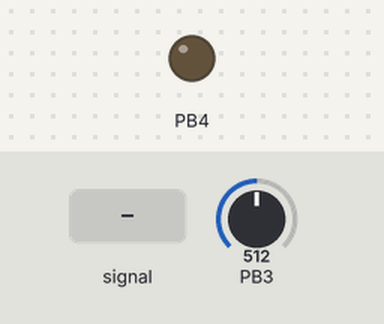
Simulated run of this program. Board: ATtiny85, built with avr-gcc and emulated at 8 MHz. Parts: output pins drawn as LEDs (lit = HIGH). Inputs (shaded band) come from the test bench; at power-on: PB3 = 512. Sleep ends after the set time or at an interrupt.

Above: at 1.2 s.
1.3 s: PB3 fed a 200 Hz sine of ±255 counts around its level
At 1.7 s:
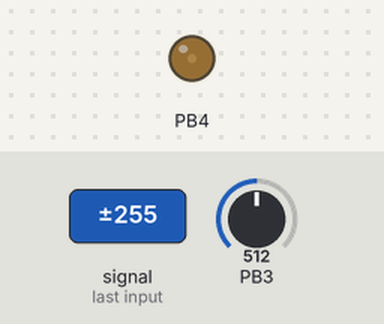
2.8 s: PB3 set to 900
At 3.6 s:
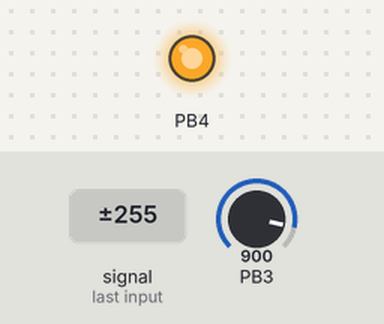
Timing chart, 0 to 5.8 s (numbered marks = the images above; inputs shaded):
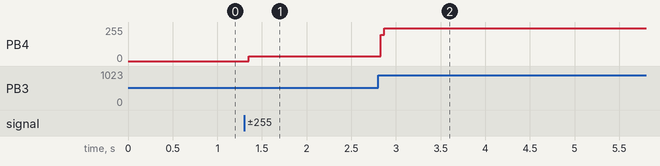

The program:

main.c
```c
// (licence header left out)
#include <inttypes.h>
#include <avr/io.h>
#include <avr/interrupt.h>
#include <avr/sleep.h>
#include <avr/pgmspace.h>

/* Maximum PWM duty cycle */
#define PWM_MAX 255
/* Minimum PWM duty cycle (non-zero to prevent motor stall) */
#define PWM_MIN 60

/* Difference between motor start and stop temperatures, celsius */
#define MOTOR_HYST_TEMP 5
/* Motor start temperature, celsius */
#define MOTOR_START_TEMP 40
/* Motor stop temperature, celsius. Lower than start temperature to add some hysteresis */
#define MOTOR_STOP_TEMP (MOTOR_START_TEMP - MOTOR_HYST_TEMP)
/* Motor full speed temperature, celsius. */
#define MOTOR_FULL_TEMP 80

/* ADC threshold for disconnected NTC thermistor. */
#define ADC_THR_DISC 16
/* ADC base threshold. */
#define ADC_THR_BASE 512

#define MOTOR_PWM(temp) PWM_MIN + ((uint16_t) temp - MOTOR_STOP_TEMP) * \
	(PWM_MAX - PWM_MIN) / (MOTOR_FULL_TEMP - MOTOR_STOP_TEMP);

enum { MOTOR_OFF, MOTOR_ON };

/* ADC shifted 8-bit value to temperature (celsius) lookup table */
const uint8_t TEMPS[256] PROGMEM = { 25, 25, 26, 26, 26, 26, 26, 27, 27, 27, 27,
		27, 28, 28, 28, 28, 28, 28, 29, 29, 29, 29, 29, 30, 30, 30, 30, 30, 30,
		31, 31, 31, 31, 31, 32, 32, 32, 32, 32, 33, 33, 33, 33, 33, 33, 34, 34,
		34, 34, 34, 35, 35, 35, 35, 35, 36, 36, 36, 36, 36, 37, 37, 37, 37, 37,
		38, 38, 38, 38, 38, 39, 39, 39, 39, 40, 40, 40, 40, 40, 41, 41, 41, 41,
		41, 42, 42, 42, 42, 43, 43, 43, 43, 43, 44, 44, 44, 44, 45, 45, 45, 45,
		46, 46, 46, 46, 47, 47, 47, 47, 48, 48, 48, 48, 49, 49, 49, 49, 50, 50,
		50, 50, 51, 51, 51, 51, 52, 52, 52, 53, 53, 53, 53, 54, 54, 54, 54, 55,
		55, 55, 56, 56, 56, 57, 57, 57, 58, 58, 58, 58, 59, 59, 59, 60, 60, 60,
		61, 61, 62, 62, 62, 63, 63, 63, 64, 64, 64, 65, 65, 66, 66, 66, 67, 67,
		68, 68, 68, 69, 69, 70, 70, 71, 71, 72, 72, 73, 73, 73, 74, 74, 75, 76,
		76, 77, 77, 78, 78, 79, 79, 80, 81, 81, 82, 82, 83, 84, 84, 85, 86, 87,
		87, 88, 89, 90, 90, 91, 92, 93, 94, 95, 96, 97, 98, 99, 100, 101, 102,
		103, 105, 106, 107, 109, 110, 112, 113, 115, 117, 119, 121, 123, 125,
		128, 130, 133, 136, 139, 143, 147, 152, 157, 163, 170, 179, 190, 205,
		228, 255 };

volatile uint8_t motor_state = MOTOR_OFF;

ISR(ADC_vect) {
	uint8_t temp, motor_pwm;
	uint16_t adc = ADC;
	if (adc < ADC_THR_DISC) {
		/* Looks like NTC thermistor is disconnected or broken,
		 * set motor at full speed as failsafe action */
		temp = MOTOR_FULL_TEMP;
	} else if (adc < ADC_THR_BASE) {
		/* Temperature is below 25C */
		temp = MOTOR_STOP_TEMP;
	} else {
		/* Get actual temperature using lookup table */
		temp = pgm_read_byte(&TEMPS[(adc - ADC_THR_BASE) >> 1]);
		if (temp > MOTOR_FULL_TEMP) {
			temp = MOTOR_FULL_TEMP;
		}
	}
	/* Set motor speed according to measured temperature */
	if (motor_state == MOTOR_ON) {
		if (temp < MOTOR_STOP_TEMP) {
			motor_pwm = 0;
			motor_state = MOTOR_OFF;
		} else {
			motor_pwm = MOTOR_PWM(temp);
		}
	} else {
		if (temp > MOTOR_START_TEMP) {
			motor_pwm = MOTOR_PWM(temp);
			motor_state = MOTOR_ON;
		} else {
			motor_pwm = 0;
		}
	}
	/* Set PWM output */
	OCR1B = motor_pwm;
	/* Start next A/D conversion */
	ADCSRA |= _BV(ADSC);
}

void ioinit(void) {
	/* Enable fast peripheral clock PLL in low speed (32 MHz) mode */
	PLLCSR |= _BV(PLLE) | _BV(LSM);
	/* Waiting PLL lock */
	while(!(PLLCSR & _BV(PLOCK)));
	/* Enable fast peripheral clock as Timer 1 clock source */
	PLLCSR |= _BV(PCKE);

	/* Start Timer 1 clocked at PCK */
	TCCR1 = _BV(CS10);
	/* Enable PWM mode on OC1B */
	GTCCR = _BV(PWM1B) | _BV(COM1B1);
	/* Set Timer 1 TOP value */
	OCR1C = 255;
	/* Set PWM value to 0 */
	OCR1B = 0;
	/* Enable OC1B as output, other pins are inputs */
	DDRB = _BV(DDB4);

	/* Setup ADC: enable ADC, autotrigger mode, enable interrupt, prescaler CLK/128 */
	ADCSRA = _BV(ADEN) | _BV(ADIE) | _BV(ADPS2) | _BV(ADPS1) | _BV(ADPS0);
	/* Set ADC multiplexer: Vcc as reference, channel 3 (pin PB3) */
	ADMUX = _BV(MUX1) | _BV(MUX0);

	/* Enable interrupts */
	sei();

	/* Start A/D conversion */
	ADCSRA |= _BV(ADSC);
}

int main(void) {
	ioinit();

	/* Loop forever, all work is done in the interrupts */
	for (;;) {
		sleep_mode();
	}

	return (0);
}
```

Measured:
- after the input at 1.3 s, PB4: 0/255 → 34/255 after 0.05 s
- after the input at 2.8 s, PB4: 34/255 → 246/255 at once
